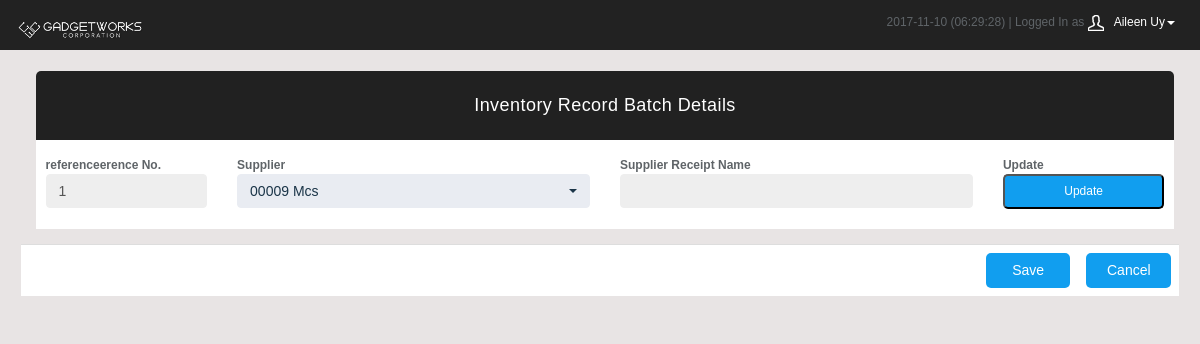
Screenshot of /branch/t_receiving.php (signed in) with the database file from the repository.
### tables this page shows
CREATE TABLE `entity` (
  `ID` int(11) NOT NULL AUTO_INCREMENT,
  `Name` varchar(120) NOT NULL,
  `Address` varchar(225) NOT NULL,
  `Phone` varchar(120) NOT NULL,
  `Birthdate` datetime NOT NULL,
  `Username` varchar(120) NOT NULL,
  `Password` varchar(45) NOT NULL,
  `Level` int(11) NOT NULL,
  `Type` int(11) NOT NULL,
  `Mark` int(11) NOT NULL,
  PRIMARY KEY (`ID`)
);

CREATE TABLE `supplier` (
  `ID` int(11) NOT NULL AUTO_INCREMENT,
  `Name` varchar(120) NOT NULL,
  `Address` varchar(225) NOT NULL,
  `Phone` varchar(120) NOT NULL,
  `Birthdate` datetime DEFAULT '0000-00-00 00:00:00',
  `Username` varchar(120) NOT NULL,
  `Password` varchar(45) NOT NULL,
  `Level` int(11) NOT NULL,
  `Type` int(11) NOT NULL,
  `Mark` int(11) NOT NULL,
  `Tin` varchar(45) DEFAULT NULL,
  `VatMode` int(11) NOT NULL DEFAULT '1',
  PRIMARY KEY (`ID`)
);

### branch/t_receiving.php (the view, shortened to what this page needs)
<html>
	<?php require_once("../resource/sections/branch_header.php"); ?>
	<body>
		<?php
			require_once("../resource/sections/branch_banner.php");
			if(!isset($_SESSION['receive']))
			{
				$sid = $_SESSION['receive'];
				$reference = $sid;
				$comment = "";
			}
		?>
			<div class="row">
				<div style="margin-right:-10px;margin-top:10px">
					<div class="col-sm-4">
					</div>
				</div>
				<div class="col-sm-12">
					<div style="margin-right:-10px;margin-top:10px">
						<div class="form_class_view">
							<div class="form_title"><div class="panel-heading">Inventory Record Batch Details</div></div>
							<div class="form_content_view">
								<form class="form-horizontal" method=post action="<?php echo $_SERVER['PHP_SELF'];?>">
									<div class="form-group">
										<div class="col-sm-2">
											<label for="reference" class="control-label">referenceerence No.</label>
											<input type="text" name="reference" class="form-control" required <?php if(isset($reference)) echo  "value='".$reference."'"; ?> readonly>
										</div>
										<div class="col-sm-4">
											<label for="supplier" class="control-label">Supplier</label>
											<select name="supplier" class="selectpicker form-control" data-live-search="true">
												<?php
														$clients = mysqli_query($mysqli, "SELECT `ID`, `Name` FROM `supplier` WHERE `Mark` = 1 AND `Type` = 1");
														for($i=0; $i<mysqli_num_rows($clients) and mysqli_num_rows($clients)>0; $i++)
														{
															$clients->data_seek($i);
															$row = $clients->fetch_row();
															if($row[0] == $supplier) echo "<option value='".$row[0]."' SELECTED>".sprintf('%05d', $row[0])." ".ucwords(strtolower($row[1]))."</option>";
															else echo "<option value='".$row[0]."'>".sprintf('%05d', $row[0])." ".ucwords(strtolower($row[1]))."</option>";
														}
													?>
											</select>
										</div>
										<div class="col-sm-4">
											<label for="comment" class="control-label">Supplier Receipt Name</label>
											<input type="text" name="comment" class="form-control" <?php if(isset($comment)) echo "value='".$comment."'"; ?> disabled>
										</div>
										<div class="col-sm-2">
											<label for="update" class="control-label">Update</label>
											<button name="update" type="submit" class="view_button">Update</button>
										</div>
									</div>
								</form>
							</div>
						</div>
					</div>
				</div>
				<div class="selecttable" style="width:98%;margin-left:1%">
			        	<table class="table" style="font-size:12px;width:100%">
			        		<tr style="text-align:center;">
			        			<td style="width:76%;text-align:right;margin-right:5px;">&nbsp</td>
			        			<td style="width:8%"><a class='btn view_button' href='t_receiving.php?save=true' role='button'>Save</a></td>
			        			<td style="width:8%"><a class='btn view_button' href='t_receiving.php?cancel=true' role='button'>Cancel</a></td>
			        		</tr>
			        	</table>
			        </div>
			</div>
	</body>
</html>

### resource/sections/branch_banner.php (shortened to what this page needs)
<nav class="navbar navbar-inverse navbar-fixed-top" role="navigation">
		<div class="container-fluid">
			<div class="navbar-header">
				<a class="navbar-brand" href="index.php"><img src="/resource/images/gwbannerlogo2.png" height="30" alt="Banner Image"/></a>
				<ul class="user-menu">
					<li class="dropdown pull-right">
						<?php
							require_once("../resource/database/hive.php");
							$date_today = date("Y-m-d");
							$userID = $_SESSION['id'];
							$myname = mysqli_query($mysqli, "SELECT `Name` FROM `entity` WHERE `ID` = '$userID'");
							$myname = mysqli_fetch_row($myname);
							$userName = $myname[0];
							echo $date_today.' (<span id="clock"><script type="text/javascript">startclock();</script></span>) | Logged In as <a href="#" class="dropdown-toggle" data-toggle="dropdown"><svg class="glyph stroked male-user"><use xlink:href="#stroked-male-user"></use></svg>'.$userName.'<span class="caret"></span></a>
						<ul class="dropdown-menu" role="menu">
							<li><a href="#"><svg class="glyph stroked male-user"><use xlink:href="#stroked-male-user"></use></svg> Profile</a></li>
							<li><a href="about_profile.php"><svg class="glyph stroked gear"><use xlink:href="#stroked-gear"></use></svg> Settings</a></li>
							<li><a href="logout.php"><svg class="glyph stroked cancel"><use xlink:href="#stroked-cancel"></use></svg> Logout</a></li>
						</ul>';
						?>
					</li>
				</ul>
			</div>
		</div>
	</nav>

### branch/css/styles.css (style rules this page uses)
body { background: #f1f4f7; padding-top: 50px; color: #5f6468; }
a, a:hover, a:focus { color: #30a5ff; }
.form-control { border: 1px solid #eee; box-shadow: none; }
.navbar-header .navbar-brand { color: #fff; font-size: 16px; text-transform: uppercase; font-weight: 500; letter-spacing: 2px; }
.panel-heading { font-size: 18px; font-weight: 300; letter-spacing: 0.025em; height: 66px; line-height: 45px; }
.navbar { border: 0; }
.user-menu { display: inline-block; margin-top: 14px; margin-right: 10px; float: right; list-style: none; padding: 0; }
.user-menu a { color: #fff; }
@media (min-width: 768px) { .navbar-header { width: 100%; } }
.table { background: #fff; }
.sidebar .glyph, .user-menu .glyph { height: 16px; width: 16px; margin: 0 10px 0 0; stroke-width: 3px; }
.user-menu .glyph { stroke-width: 4px; }

### resource/graphics/css/clinic_standard.css (style rules this page uses)
body { background:#E8E4E4; margin: 0px 2% 0px 2%; font-family: helvetica; font-size:12px; }
.selecttable { font-size:12px; margin-top:15px; }
.form_title { background:#212121; color:white; text-align:center; padding: 2px 0px 1px 0px; -webkit-border-top-left-radius: 5px; -webkit-border-top-right-radius: 5px; -moz-border-radius-topleft: 5px; -moz-border-radius-topright: 5px; border-top-left-radius: 5px; border-top-right-radius: 5px }
.form_class_view { margin: 0px 1% 0px 1%; background:white; border-radius: 5px; }
.form_content_view { padding:10px 10px 5px 10px; background:white; }
.view_button { border-radius: 5px; width:100%; height:35px; text-align:center; background:#119EEF; color:white; }

### rows the page displays
entity: Name "Aileen Uy"
supplier: ID "00009", Name "Mcs"
